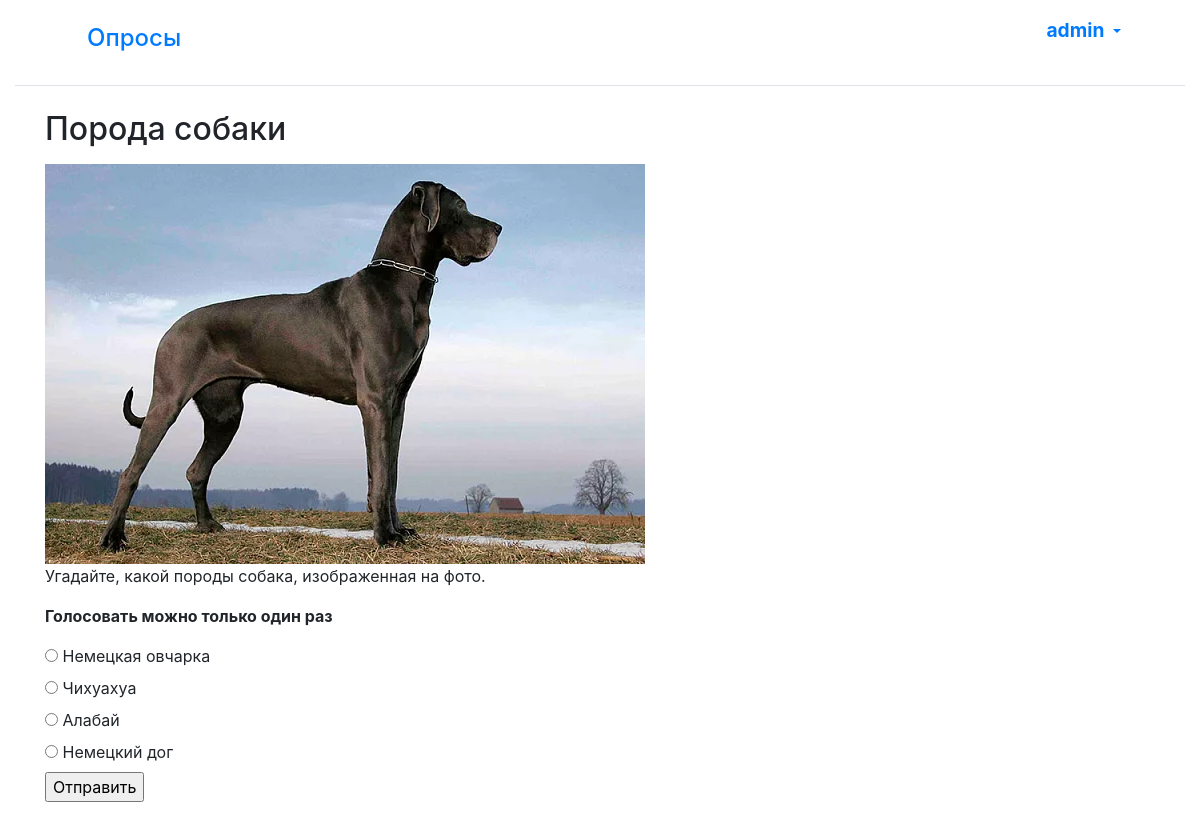
Screenshot of /polls/3/vote/ (signed in) with the database file from the repository.
### polls/models.py (models this page shows, shortened)
class User(AbstractUser):
    name = models.CharField(max_length=200, verbose_name='Имя', blank=False, validators=[
        RegexValidator(
            regex='^[А-Яа-я -]*$',
            message='Разрешается использовать только кириллицу',
            code='invalid_username'
        ),
    ])
    surname = models.CharField(max_length=200, verbose_name='Фамилия', blank=False, validators=[
        RegexValidator(
            regex='^[А-Яа-я -]*$',
            message='Разрешается использовать только кириллицу',
            code='invalid_username'
        ),
    ])
    username = models.CharField(max_length=200, verbose_name='Логин', unique=True, blank=False, validators=[
        RegexValidator(
            regex='^[A-Za-z -]*$',
            message='Разрешается использовать только латиницу',
            code='invalid_username'
        ),
    ])
    avatar = models.ImageField(max_length=200, upload_to=get_name_file, verbose_name='Аватар', blank=False,
                               null=True,
                               validators=[FileExtensionValidator(
                                   allowed_extensions=['png', 'jpg', 'jpeg'])])
    email = models.EmailField(max_length=200, verbose_name='Почта', unique=True, blank=False)
    password = models.CharField(max_length=200, verbose_name='Пароль', blank=False)
    USERNAME_FIELD = 'username'
    class Meta:
        ordering = ['name']

class Question(models.Model):
    question_text = models.CharField(max_length=200, verbose_name='Название опроса')
    pub_date = models.DateTimeField('Дата публикации')
    description_question = models.CharField(max_length=50, verbose_name='Краткое описание')
    description_choice = models.CharField(max_length=200, verbose_name='Подробное описание')
    img = models.ImageField(max_length=200, verbose_name='Картинка', upload_to=get_name_file, blank=True, null=True,
                            validators=[FileExtensionValidator(allowed_extensions=['png', 'jpg', 'jpeg'])])

class Choice(models.Model):
    question = models.ForeignKey(Question, on_delete=models.CASCADE)
    choice_text = models.CharField(max_length=200)
    votes = models.IntegerField(default=0)
    all_votes = models.IntegerField(default=0)

### polls/views.py (the view, shortened to what this page needs)
# urls.py: path('<int:question_id>/vote/', views.vote, name='vote'),
@login_required
def vote(request, question_id):
    question_vote = get_object_or_404(Question, pk=question_id)
    vote, created = Vote.objects.get_or_create(voter=request.user, question_vote=question_vote)
    if not created:
        return render(request, 'polls/detail.html', {
            'question': question_vote,
            'error_message': 'Голосовать можно только один раз'
        })

### polls/templates/polls/detail.html (shortened to what this page needs)
{% extends "base.html" %}
{% load bootstrap4 %}
{% load thumbnail %}
{% block content %}
<form action="{% url 'polls:vote' question.id %}" method="post">
    <fieldset>
        <legend>
            <h2>{{question.question_text}}</h2>
        </legend>
        <img src="{% thumbnail question.img 'detail' %}" alt="Картинка">
        <p>{{question.description_choice}}</p>
        {% if error_message %}<p><strong> {{error_message}}</strong></p>{% endif %}
        {% for choice in question.choice_set.all %}
        <input type="radio" name="choice" id="choice{{forloop.counter}}" value="{{choice.id}}">
        <label for="choice{{forloop.counter}}">{{choice.choice_text}}</label><br>
        {% endfor %}
    </fieldset>
<input type="submit" value="Отправить">
</form>
{% endblock %}

### polls/templates/base.html (shortened to what this page needs)
{% load static %}
{% load bootstrap4 %}
{% load thumbnail %}
<html lang="en">
<head>
    <link rel="stylesheet" type="text/css" href="{% static 'style.css' %}">
    {% bootstrap_css %}
</head>
<body>
<div class="container-fluid">
    <div class="d-flex flex-column flex-md-row p-2 px-5 mb-4 bg-white border-bottom box-shadow">
        <h5 class="mr-md-auto p-2"><a class="nav-link root" href="{% url 'polls:index'  %}">Опросы</a></h5>
        {% if user.is_authenticated %}
        <div class="nav-item dropdown">
            <a class="nav-link dropdown-toggle" href="#" data-toggle="dropdown" aria-haspopup="true"
               aria-expanded="false">
                <span class="navlink root font-weight-bold"><img src="{% thumbnail user.avatar 'default' %}"> {{ user.get_username }} </span>
            </a>
        </div>
        {% endif %}
    </div>
    <div class="row">
        <div class="container">
            {% block content %}
            {% endblock %}
        </div>
    </div>
</div>
</body>
</html>

### polls/static/main/style.css (style rules this page uses)
.root { font-size: larger; }

### rows the page displays
User: get_username "admin"
Question: question_text "Порода собаки", img (picture), description_choice "Угадайте, какой породы собака, изображенная на фото."
Choice: choice_text "Немецкая овчарка"
Choice: choice_text "Чихуахуа"
Choice: choice_text "Алабай"
Choice: choice_text "Немецкий дог"

### other values shown
{{ error_message }} "Голосовать можно только один раз"
